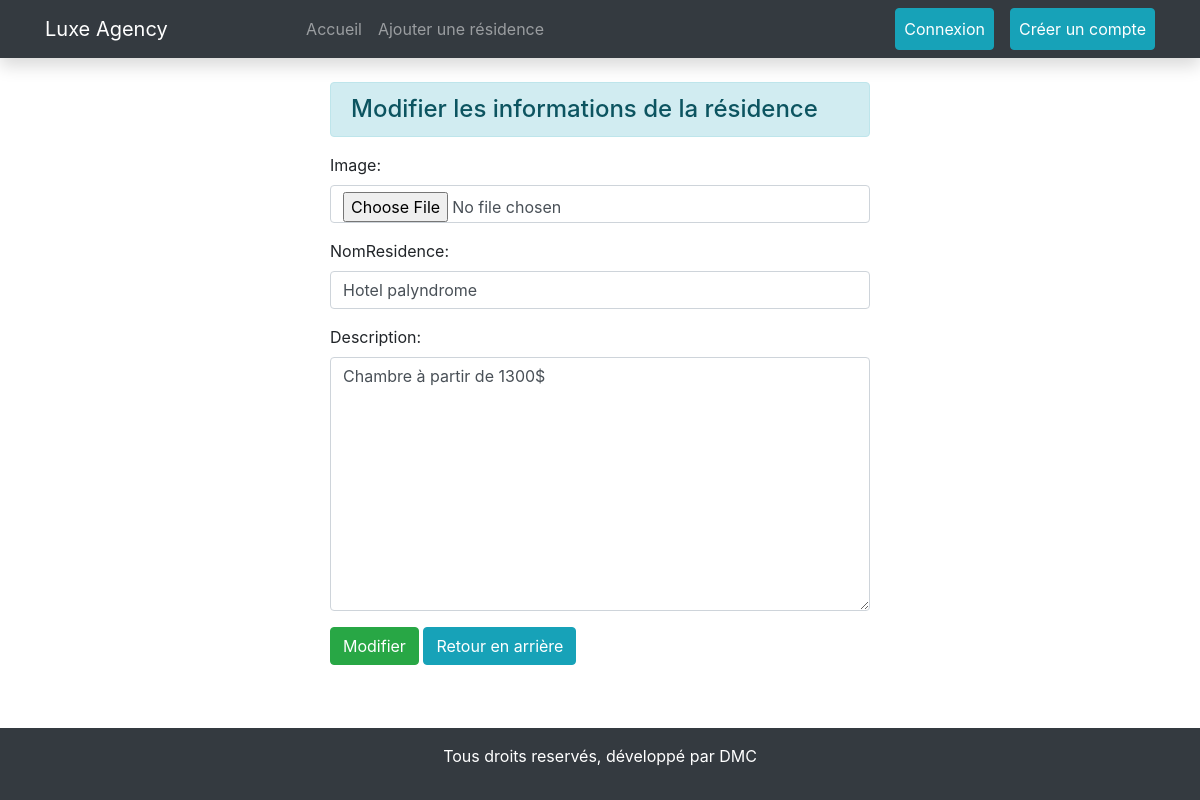
The app's page /Agence/update/9/ with its own data.
### Agence/models.py (models this page shows, shortened)
class Residence(models.Model):
    image = models.ImageField(upload_to='residence_images/')
    nomResidence = models.CharField(max_length=100)
    description = models.TextField()

### Agence/views.py (the view)
# urls.py: path('update/<int:id>/', views.update_data, name = "updatedata"),
def update_data(request, id):
    if request.method == 'POST':
        obj = Residence.objects.get(pk=id)
        fm = ResidenceRegistration(request.POST, instance = obj)
        if fm.is_valid():
            fm.save()
    else:
        obj = Residence.objects.get(pk=id)
        fm = ResidenceRegistration(instance = obj)
    return render(request, 'update.html',{'form': fm})

### Agence/forms.py
class ResidenceRegistration(forms.ModelForm):
    class Meta:
        model = Residence
        fields = ['image', 'nomResidence', 'description']
        widgets = {
            'image': forms.FileInput(attrs={'class': 'form-control'}),
            'nomResidence': forms.TextInput(attrs={'class': 'form-control'}),
            'description': forms.Textarea(attrs={'class': 'form-control'}),
        }

### Agence/templates/update.html
{% extends 'base.html' %} {% block content %}
<div class="container mt-4">
  <div class="row justify-content-center">
    <div class="col-md-6" offset-2>
      <h4 class="alert alert-info">
        Modifier les informations de la résidence
      </h4>
      <form action="" method="post">
        {%csrf_token%} {{form.as_p}}
        <input type="submit" class="btn btn-success" value="Modifier" />
        <a href="{% url 'home' %}" class="btn btn-info">Retour en arrière</a>
      </form>
    </div>
  </div>
</div>
{% endblock content %}

### records on screen
Residence: nomResidence "Hotel palyndrome", description "Chambre à partir de 1300$"
